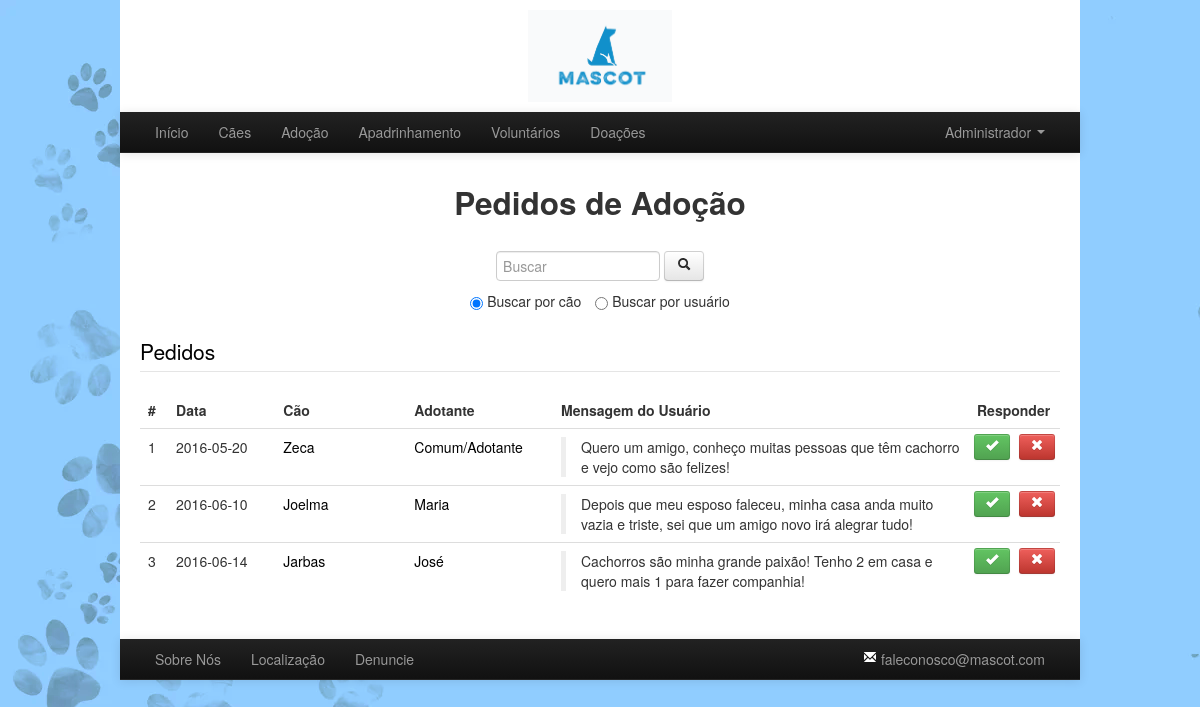
Page /paginas/admin/pedidos_adocao.php (signed in) on the committed database.
### tables this page shows
CREATE TABLE `t_solicit_adocao` (
  `cod_solicit` int(11) NOT NULL,
  `id_adotante` int(11) NOT NULL,
  `id_cao` int(11) NOT NULL,
  `mensagem` text DEFAULT NULL,
  `status_aprovacao` int(11) NOT NULL DEFAULT 0 COMMENT 'Pendente/Recusado/Aprovado',
  `data_solicit` date DEFAULT NULL
);

CREATE TABLE `t_cao` (
  `id_cao` int(11) NOT NULL,
  `nome` varchar(50) NOT NULL,
  `genero` varchar(10) DEFAULT NULL,
  `idade` int(2) DEFAULT NULL,
  `porte` varchar(10) DEFAULT NULL,
  `status_disponivel` bit(1) DEFAULT b'1',
  `src_imagem` varchar(255) DEFAULT NULL
);

CREATE TABLE `t_usuario` (
  `id_usuario` int(11) NOT NULL,
  `email` varchar(100) NOT NULL,
  `senha` varchar(100) NOT NULL,
  `nome` varchar(255) NOT NULL,
  `cpf` varchar(14) DEFAULT NULL,
  `idade` int(3) DEFAULT NULL,
  `telefone` varchar(11) DEFAULT NULL,
  `nivel_usuario` int(1) DEFAULT 0 COMMENT 'Adotante/Padrinho/Voluntário/Admin',
  `status_ban` bit(1) DEFAULT b'0'
);

### php_default/registro_caes.php (called while the page is built, shortened)
<?php
include ('conexao_bd.php');
$queryCaes = "select * from t_cao";
$resultCaes = mysqli_query($link, $queryCaes);
while ($row = mysqli_fetch_assoc($resultCaes)) {
    $id = $row['id_cao'];
    $nome = $row['nome'];
    $genero = $row['genero'];
    $idade = $row['idade'];
    $porte = $row['porte'];
    $status_disponivel = (bool)$row['status_disponivel'];
    $src_imagem = $row['src_imagem'];
    $cao[$id]["id_cao"] = $id;
    $cao[$id]["nome"] = $nome;
    $cao[$id]["genero"] = $genero;
    $cao[$id]["idade"] = $idade;
    $cao[$id]["porte"] = $porte;
    $cao[$id]["status_disponivel"] = $status_disponivel;
    $cao[$id]["src_imagem"] = $src_imagem;
}
function getId_cao($id) {
    global $cao;
    return $cao[$id]["id_cao"];
}
function getNome_cao($id) {
    global $cao;
    return $cao[$id]["nome"];
}

### paginas/admin/pedidos_adocao.php (the view, shortened to what this page needs)
<?php
include '../../php_default/controle_login.php';
$queryPedidos = "SELECT * FROM t_solicit_adocao, t_usuario where status_aprovacao=0 AND t_solicit_adocao.id_adotante=t_usuario.id_usuario ORDER BY data_solicit";
$resultPedidos = mysqli_query($link, $queryPedidos);
?>
<!DOCTYPE html>
<html>
    <head>
        <link href="../../ferramentas_externas/bootstrap/css/bootstrap.css" rel="stylesheet" media="screen">
        <link rel="stylesheet" type="text/css" href="../../css/layout_default.css" />
        <link rel="stylesheet" type="text/css" href="../../css/admin/pedidos_adocao_voluntario.css" />
        <?php include('../../php_default/registro_caes.php'); ?>
    </head>
    <body>
        <div class="container mycontainer">
            <header>
                <?php
                include('../../php_default/header_e_footer/header.php');
                ?>
            </header>
            <article>
                <?php
                $placehold = "placeholder='Buscar'";
                if (isset($_GET['busca'])) {
                    $busca = $_GET['busca'];
                    if ($busca) {
                        $placehold = "value='$busca'";
                    }
                } else {
                    $busca = "";
                }
                if (isset($_GET['por'])) {
                    if ($_GET['por'] == 'user') {
                        $por = 'u';
                    } else if ($_GET['por'] == 'cao') {
                        $por = 'c';
                    }
                } else {
                    $por = 'c';
                }
                ?>
                <div class="cabecalho center">
                    <h2>Pedidos de Adoção</h2>
                </div>
                <form class="form-search center">
                    <input type="text" class="input-medium" title="Buscar por Cão" <?php echo $placehold; ?> name="busca">
                    <button type="submit" class="btn" title="Buscar por Cão"><i class="icon-search"></i></button>
                    <p class="opcoesBusca"><input name="por" type="radio" value="cao" <?php echo $por == 'c' ? "checked" : "" ?>> Buscar por cão <input type="radio" name="por" value="user" class="opcoesMargin" <?php echo $por == 'u' ? "checked" : "" ?>> Buscar por usuário</p>
                </form>
                <fieldset id="listaCaes">
                    <legend><a href="pedidos_adocao.php" class="linkFicha">Pedidos</a></legend>
                    <table class="table table-hover">
                        <thead>
                            <tr>
                                <th>#</th>
                                <th>Data</th>
                                <th>Cão</th>
                                <th>Adotante</th>
                                <th>Mensagem do Usuário</th>
                                <th>Responder</th>
                            </tr>
                        </thead>
                        <tbody>
                            <?php
                            $nBusca = strlen($busca);
                            while ($row = mysqli_fetch_assoc($resultPedidos)) {
                                if ((strncasecmp($busca, getNome_cao($row['id_cao']), $nBusca) == 0) & ($por == 'c') OR ( strncasecmp($busca, $row['nome'], $nBusca) == 0) & ($por == 'u')) {
                                    $string = explode(" ", $row['nome']);
                                    $nome = $string[0];
                                    echo
                                    "<tr>
                                        <td>" . $row['cod_solicit'] . "</td>
                                        <td class='tdData'>" . $row['data_solicit'] . "</td>
                                        <td class='tdNomeCao'><a href='../ficha_cao.php?id=" . getId_cao($row['id_cao']) . "' target='_BLANK' class='linkFicha'>" . getNome_cao($row['id_cao']) . "</a></td>
                                        <td><a href='dados_usuario_N.php?id=" . $row['id_adotante'] . "' target='_BLANK' class='linkFicha'>" . $nome . "</td>
                                        <td class='tdMsg'><blockquote>" . $row['mensagem'] . "</blockquote></td>
                                        <td class='tdResp'>
                                            <a href='../../php_paginas/admin/responder_pedido_adocao.php?cod=" . $row['cod_solicit'] . "&resp=s' class='btn btn-small btn-success pull-left' title='Aceitar Pedido'><i class='icon-ok icon-white'></i></a>
                                            <a href='../../php_paginas/admin/responder_pedido_adocao.php?cod=" . $row['cod_solicit'] . "&resp=n' class='btn btn-small btn-danger pull-right' title='Recusar Pedido'><i class='icon-remove icon-white'></i></a>
                                        </td>
                                    </tr>";
                                }
                            }
                            ?>
                        </tbody>
                    </table>
                </fieldset>
            </article>
            <footer>
                <?php
                include('../../php_default/header_e_footer/footer.php');
                ?>
            </footer>
        </div>
    </body>
</html>

### css/layout_default.css (style rules this page uses)
body { background-image: url("../img/background-22.png"); }
.mycontainer { background-color: white; width: 960px; }
article { padding: 20px 20px; }
.cabecalho { display: block; margin-bottom: 3%; }
.center { text-align: center; }
input[type="radio"], input[type="checkbox"] { margin: 0; }

### css/admin/pedidos_adocao_voluntario.css (style rules this page uses)
.tdData { min-width: 75px; }
.tdNomeCao { width: 115px; }
.tdMsg { width: 400px; }
blockquote { margin-bottom: 0; }
.tdResp { width: 75px; }
.tdResp a { margin: -3px; }
a.linkFicha { text-decoration: none; color: black; }
.opcoesBusca { margin-bottom: 0; margin-top: 10px; }
.opcoesBusca .opcoesMargin, .opcoesBusca-inverse .opcoesMargin { margin-left: 10px; }

### rows in the picture
t_solicit_adocao: cod_solicit "1", data_solicit "2016-05-20", id_cao.nome "Zeca", id_adotante.nome "Comum/Adotante", mensagem "Quero um amigo, conheço muitas pessoas que têm cachorro e vejo como são felizes!"
t_solicit_adocao: cod_solicit "2", data_solicit "2016-06-10", id_cao.nome "Joelma", id_adotante.nome "Maria", mensagem "Depois que meu esposo faleceu, minha casa anda muito vazia e triste, sei que um amigo novo irá alegrar tudo!"
t_solicit_adocao: cod_solicit "3", data_solicit "2016-06-14", id_cao.nome "Jarbas", id_adotante.nome "José", mensagem "Cachorros são minha grande paixão! Tenho 2 em casa e quero mais 1 para fazer companhia!"

### other values in the picture
getPrimeiroNome_usuario() "Administrador"
